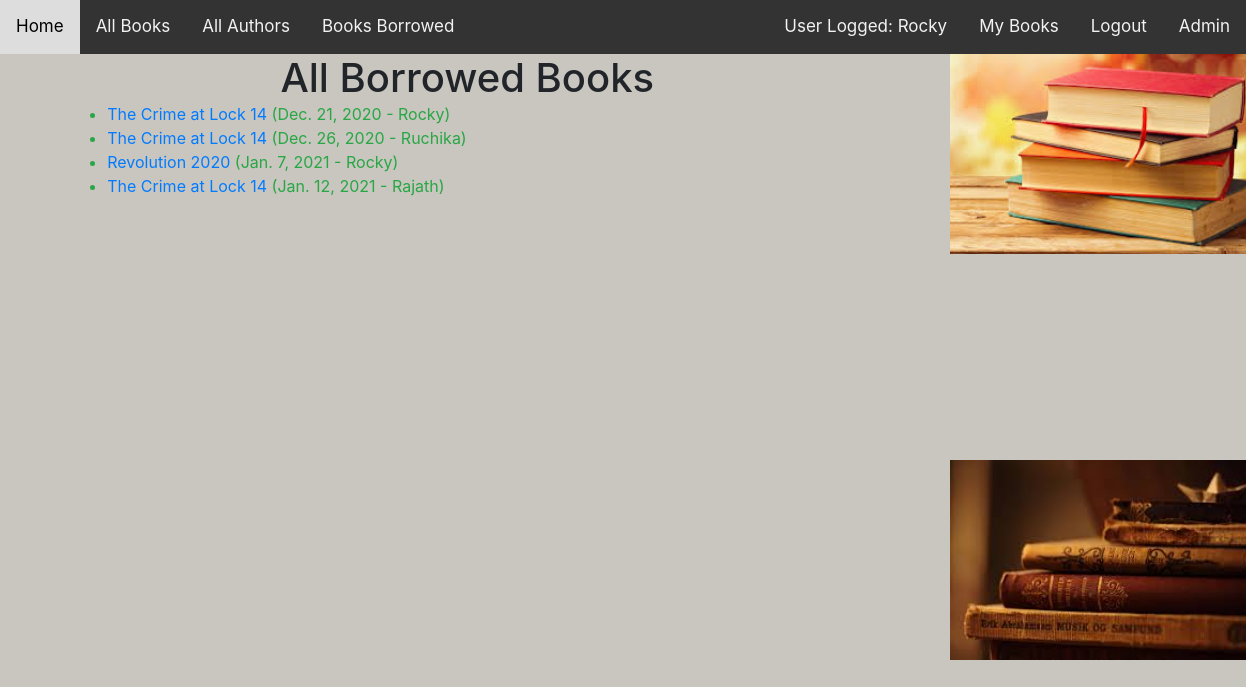
Page /catalog/allbooks/ (signed in) on the committed database.
### catalog/models.py (models this page shows, shortened)
class BookInstance(models.Model):
    id = models.UUIDField(primary_key=True, default=uuid.uuid4(), editable=True, help_text="Unique ID of this book")
    book = models.ForeignKey('Book', on_delete=models.SET_NULL, null=True)
    imprint = models.CharField(max_length=200)
    due_back = models.DateField(null=True, blank=True)
    LOAN_STATUS = (
        ('m', "Maintainance"),
        ('o', "On Loan"),
        ('a', "Available"),
        ('r', "Reserved")
    )
    borrower = models.ForeignKey(User, on_delete=models.SET_NULL, null=True, blank=True)
    status=models.CharField(
        max_length=1,
        choices=LOAN_STATUS,
        blank=True,
        default='m',
        help_text='Book Availability')
    class Meta:
        ordering = ['due_back']
        permissions = (("can_mark_returned", "Set book as returned"),)

class Book(models.Model):
    title = models.CharField(max_length=200)
    author = models.ForeignKey('Author', on_delete=models.SET_NULL, null=True)
    summary = models.TextField(max_length=1000, help_text="Give a description about this book")
    isbn = models.CharField('ISBN', max_length=13, unique=True, help_text='refer mozilla')
    genre = models.ManyToManyField(Genre, help_text="Select a genre for this book")
    language = models.ForeignKey('Language', on_delete=models.SET_NULL, null=True)

### catalog/views.py (the view)
# urls.py: path('allbooks/', views.LoanedBooksByAllUsersListview.as_view(), name='all-users-borrowed'),
class LoanedBooksByAllUsersListview(LoginRequiredMixin, generic.ListView):
    model = BookInstance
    template_name = 'catalog/book_instance_list_of_all_users_borrowed_visible_to_staffONLY.html'
    paginate_by = 10
    def get_queryset(self):
        return BookInstance.objects.filter(status__exact='o').order_by('due_back')

### catalog/templates/catalog/book_instance_list_of_all_users_borrowed_visible_to_staffONLY.html
{% extends "base_generic.html" %}
{% block content %}
    <h1 style="text-align: center">All Borrowed Books</h1>
    {% if bookinstance_list %}
        <ul>
            {% for bookinst in bookinstance_list %}
               <li class="{% if bookinst %}text-success{% endif %}">
                  <a href="{% url 'book-detail' bookinst.book.pk %}">{{bookinst.book.title}}</a> ({{ bookinst.due_back }} - {{ bookinst.borrower }})
               </li>
            {% endfor %}
        </ul>
    {% else %}
        <p style="padding-left:50%">Sorry.There are no books issued to any of the users.</p>
    {% endif %}
{% endblock %}

### catalog/templates/base_generic.html (shortened to what this page needs)
<!DOCTYPE html>
<html lang="en">
<head>
  <link rel="stylesheet" href="https://cdn.jsdelivr.net/npm/bootstrap@4.5.3/dist/css/bootstrap.min.css">
  {% load static %}
    <link rel="stylesheet" href="{% static 'css/style.css' %}">
</head>
<body>
    <div class="container-fluid">
        <div class="row">
              <div class="topnav">
                  <a href="{% url 'catalog:index' %}">Home</a>
                  <a href="{% url 'catalog:books' %}">All Books</a>
                  <a href="{% url 'catalog:author' %}">All Authors</a>
                  <a href="{% url 'catalog:all-users-borrowed' %}"> Books Borrowed</a>
                  <div class="top-right">
                    <ul>
                     {% if user.is_authenticated %}
                          <a href="#">User Logged: {{ user.get_username }} </a>
                          <a href="{% url 'catalog:my-borrowed' %}">My Books</a>
                          <a href="{% url 'logout' %}?next={{request.path}}">Logout</a>
                     {% else %}
                          <a  href="{% url 'login' %}?next={{request.path}}">Login</a>
                     {% endif %}
                          <a href="{% url 'admin:index' %}">Admin</a>
                     </ul>
                   </div>
              </div>
      <div class="col-sm-9 ">{% block content %}{% endblock %}</div>
      <div class="col-2" >
          <img src="../../static/images/books.jfif" width="auto" height="200px" />
          <iframe width="320px" height="200px" src="https://www.youtube.com/embed/PeLoyrDqL_A" frameborder="0" allow="accelerometer; autoplay; clipboard-write; encrypted-media; gyroscope; picture-in-picture" allowfullscreen></iframe>
          <img src="../../static/images/books3.jfif" width="320px" height="200px" />
      </div>
      </div>
    </div>
</body>
</html>

### catalog/static/css/style.css (style rules this page uses)
.topnav { background-color: #333; overflow: hidden; display: inline-block; width: 100%; }
.topnav a { float: left; color: #f2f2f2; text-align: center; padding: 14px 16px; text-decoration: none; font-size: 17px; }
.top-right { float: right; }
body { background-repeat: no-repeat; background-position: right 40px; height:200px; background-color: rgb(201, 197, 191); }
h1, h2, p, ul { max-width: 800px; margin: auto; }

### rows in the picture
BookInstance: book "The Crime at Lock 14", due_back "Dec. 21, 2020", borrower "Rocky"
BookInstance: book "The Crime at Lock 14", due_back "Dec. 26, 2020", borrower "Ruchika"
BookInstance: book "Revolution 2020", due_back "Jan. 7, 2021", borrower "Rocky"
BookInstance: book "The Crime at Lock 14", due_back "Jan. 12, 2021", borrower "Rajath"

### other values in the picture
{{ user.get_username }} "Rocky"
